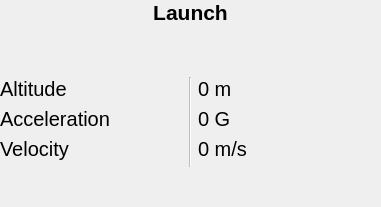
<?xml version="1.0" encoding="UTF-8"?>
<ui version="4.0">
 <class>StateDisplayWidget</class>
 <widget class="QWidget" name="StateDisplayWidget">
  <property name="geometry">
   <rect>
    <x>0</x>
    <y>0</y>
    <width>381</width>
    <height>207</height>
   </rect>
  </property>
  <property name="windowTitle">
   <string>StateDisplayWidget</string>
  </property>
  <layout class="QGridLayout" name="gridLayout" rowstretch="0,0,0,0,0,0,0,0,0,0,0">
   <property name="leftMargin">
    <number>0</number>
   </property>
   <property name="topMargin">
    <number>0</number>
   </property>
   <property name="rightMargin">
    <number>0</number>
   </property>
   <property name="bottomMargin">
    <number>0</number>
   </property>
   <item row="7" column="1">
    <widget class="QLabel" name="VelocityLabelTitle">
     <property name="font">
      <font>
       <pointsize>15</pointsize>
      </font>
     </property>
     <property name="text">
      <string>Velocity</string>
     </property>
     <property name="alignment">
      <set>Qt::AlignmentFlag::AlignLeading|Qt::AlignmentFlag::AlignLeft|Qt::AlignmentFlag::AlignVCenter</set>
     </property>
     <property name="margin">
      <number>0</number>
     </property>
    </widget>
   </item>
   <item row="3" column="1" colspan="3">
    <widget class="QLabel" name="StateName">
     <property name="font">
      <font>
       <pointsize>16</pointsize>
       <italic>false</italic>
       <bold>true</bold>
       <underline>false</underline>
       <kerning>true</kerning>
      </font>
     </property>
     <property name="text">
      <string>Launch</string>
     </property>
     <property name="alignment">
      <set>Qt::AlignmentFlag::AlignCenter</set>
     </property>
    </widget>
   </item>
   <item row="9" column="1">
    <spacer name="verticalSpacer">
     <property name="orientation">
      <enum>Qt::Orientation::Vertical</enum>
     </property>
     <property name="sizeHint" stdset="0">
      <size>
       <width>20</width>
       <height>40</height>
      </size>
     </property>
    </spacer>
   </item>
   <item row="6" column="3">
    <widget class="QLabel" name="AccelerationLabel">
     <property name="font">
      <font>
       <pointsize>15</pointsize>
      </font>
     </property>
     <property name="text">
      <string>0 G</string>
     </property>
    </widget>
   </item>
   <item row="4" column="1" colspan="3">
    <widget class="RocketFlightTimeWidget" name="TimeWidget" native="true">
     <property name="sizePolicy">
      <sizepolicy hsizetype="Expanding" vsizetype="Expanding">
       <horstretch>0</horstretch>
       <verstretch>0</verstretch>
      </sizepolicy>
     </property>
     <property name="styleSheet">
      <string notr="true"/>
     </property>
    </widget>
   </item>
   <item row="6" column="1">
    <widget class="QLabel" name="AccelerationLabelTitle">
     <property name="font">
      <font>
       <pointsize>15</pointsize>
      </font>
     </property>
     <property name="text">
      <string>Acceleration</string>
     </property>
     <property name="alignment">
      <set>Qt::AlignmentFlag::AlignLeading|Qt::AlignmentFlag::AlignLeft|Qt::AlignmentFlag::AlignVCenter</set>
     </property>
     <property name="margin">
      <number>0</number>
     </property>
    </widget>
   </item>
   <item row="7" column="3">
    <widget class="QLabel" name="VelocityLabel">
     <property name="font">
      <font>
       <pointsize>15</pointsize>
      </font>
     </property>
     <property name="text">
      <string>0 m/s</string>
     </property>
    </widget>
   </item>
   <item row="5" column="1">
    <widget class="QLabel" name="AltitudeLabelTitle">
     <property name="font">
      <font>
       <pointsize>15</pointsize>
      </font>
     </property>
     <property name="text">
      <string>Altitude</string>
     </property>
     <property name="alignment">
      <set>Qt::AlignmentFlag::AlignLeading|Qt::AlignmentFlag::AlignLeft|Qt::AlignmentFlag::AlignVCenter</set>
     </property>
     <property name="margin">
      <number>0</number>
     </property>
    </widget>
   </item>
   <item row="5" column="3">
    <widget class="QLabel" name="AltitudeLabel">
     <property name="font">
      <font>
       <pointsize>15</pointsize>
      </font>
     </property>
     <property name="text">
      <string>0 m</string>
     </property>
    </widget>
   </item>
   <item row="5" column="2" rowspan="4">
    <widget class="Line" name="line">
     <property name="enabled">
      <bool>false</bool>
     </property>
     <property name="frameShadow">
      <enum>QFrame::Shadow::Sunken</enum>
     </property>
     <property name="lineWidth">
      <number>1</number>
     </property>
     <property name="orientation">
      <enum>Qt::Orientation::Vertical</enum>
     </property>
    </widget>
   </item>
  </layout>
 </widget>
 <customwidgets>
  <customwidget>
   <class>RocketFlightTimeWidget</class>
   <extends>QWidget</extends>
   <header>Frontend/Widgets/TimeDateWidgets/rocketflighttimewidget.h</header>
   <container>1</container>
  </customwidget>
 </customwidgets>
 <resources/>
 <connections/>
</ui>
